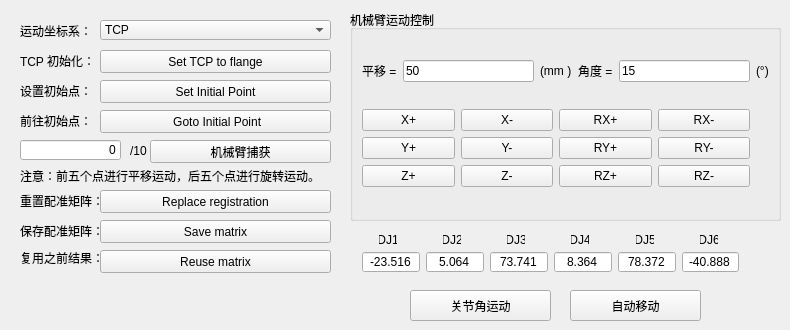
     <widget class="QWidget" name="tab_3">
      <attribute name="title">
       <string>机械臂配准</string>
      </attribute>
      <widget class="QLineEdit" name="lineEdit_collectedRoboPose">
       <property name="geometry">
        <rect>
         <x>20</x>
         <y>140</y>
         <width>101</width>
         <height>20</height>
        </rect>
       </property>
       <property name="layoutDirection">
        <enum>Qt::LeftToRight</enum>
       </property>
       <property name="text">
        <string>0</string>
       </property>
       <property name="alignment">
        <set>Qt::AlignRight|Qt::AlignTrailing|Qt::AlignVCenter</set>
       </property>
      </widget>
      <widget class="QLabel" name="label_13">
       <property name="geometry">
        <rect>
         <x>20</x>
         <y>250</y>
         <width>81</width>
         <height>16</height>
        </rect>
       </property>
       <property name="text">
        <string>复用之前结果：</string>
       </property>
      </widget>
      <widget class="QPushButton" name="pushButton_replaceRegistration">
       <property name="geometry">
        <rect>
         <x>100</x>
         <y>190</y>
         <width>231</width>
         <height>23</height>
        </rect>
       </property>
       <property name="text">
        <string>Replace registration</string>
       </property>
      </widget>
      <widget class="QLabel" name="label_11">
       <property name="geometry">
        <rect>
         <x>20</x>
         <y>160</y>
         <width>311</width>
         <height>31</height>
        </rect>
       </property>
       <property name="font">
        <font>
         <pointsize>9</pointsize>
         <weight>50</weight>
         <bold>false</bold>
        </font>
       </property>
       <property name="text">
        <string>注意：前五个点进行平移运动，后五个点进行旋转运动。</string>
       </property>
      </widget>
      <widget class="QLabel" name="label_48">
       <property name="geometry">
        <rect>
         <x>20</x>
         <y>80</y>
         <width>111</width>
         <height>21</height>
        </rect>
       </property>
       <property name="text">
        <string>设置初始点：</string>
       </property>
      </widget>
      <widget class="QLabel" name="label_49">
       <property name="geometry">
        <rect>
         <x>20</x>
         <y>50</y>
         <width>81</width>
         <height>21</height>
        </rect>
       </property>
       <property name="text">
        <string>TCP 初始化：</string>
       </property>
      </widget>
      <widget class="QPushButton" name="pushButton_setTCPToFlange">
       <property name="geometry">
        <rect>
         <x>100</x>
         <y>50</y>
         <width>231</width>
         <height>23</height>
        </rect>
       </property>
       <property name="text">
        <string>Set TCP to flange</string>
       </property>
      </widget>
      <widget class="QLabel" name="label_52">
       <property name="geometry">
        <rect>
         <x>20</x>
         <y>110</y>
         <width>81</width>
         <height>21</height>
        </rect>
       </property>
       <property name="text">
        <string>前往初始点：</string>
       </property>
      </widget>
      <widget class="QLabel" name="label_55">
       <property name="geometry">
        <rect>
         <x>130</x>
         <y>140</y>
         <width>21</width>
         <height>21</height>
        </rect>
       </property>
       <property name="text">
        <string>/10</string>
       </property>
      </widget>
      <widget class="QPushButton" name="pushButton_reuseArmMatrix">
       <property name="geometry">
        <rect>
         <x>100</x>
         <y>250</y>
         <width>231</width>
         <height>23</height>
        </rect>
       </property>
       <property name="text">
        <string>Reuse matrix</string>
       </property>
      </widget>
      <widget class="QPushButton" name="pushButton_captureRobot">
       <property name="geometry">
        <rect>
         <x>150</x>
         <y>140</y>
         <width>181</width>
         <height>23</height>
        </rect>
       </property>
       <property name="text">
        <string>机械臂捕获</string>
       </property>
      </widget>
      <widget class="QPushButton" name="pushButton_JiontAngleMotion">
       <property name="geometry">
        <rect>
         <x>410</x>
         <y>290</y>
         <width>141</width>
         <height>31</height>
        </rect>
       </property>
       <property name="text">
        <string>关节角运动</string>
       </property>
      </widget>
      <widget class="QPushButton" name="pushButton_saveArmMatrix">
       <property name="geometry">
        <rect>
         <x>100</x>
         <y>220</y>
         <width>231</width>
         <height>23</height>
        </rect>
       </property>
       <property name="text">
        <string>Save matrix</string>
       </property>
      </widget>
      <widget class="QComboBox" name="comboBox_robotMoveType">
       <property name="geometry">
        <rect>
         <x>100</x>
         <y>20</y>
         <width>231</width>
         <height>20</height>
        </rect>
       </property>
       <item>
        <property name="text">
         <string>TCP</string>
        </property>
       </item>
       <item>
        <property name="text">
         <string>Robot base</string>
        </property>
       </item>
      </widget>
      <widget class="QLabel" name="label_57">
       <property name="geometry">
        <rect>
         <x>20</x>
         <y>220</y>
         <width>101</width>
         <height>21</height>
        </rect>
       </property>
       <property name="text">
        <string>保存配准矩阵：</string>
       </property>
      </widget>
      <widget class="QLabel" name="label_58">
       <property name="geometry">
        <rect>
         <x>20</x>
         <y>190</y>
         <width>161</width>
         <height>21</height>
        </rect>
       </property>
       <property name="text">
        <string>重置配准矩阵：</string>
       </property>
      </widget>
      <widget class="QLabel" name="label_59">
       <property name="geometry">
        <rect>
         <x>20</x>
         <y>20</y>
         <width>81</width>
         <height>21</height>
        </rect>
       </property>
       <property name="text">
        <string>运动坐标系：</string>
       </property>
      </widget>
      <widget class="QPushButton" name="pushButton_AutoMoveJ">
       <property name="geometry">
        <rect>
         <x>570</x>
         <y>290</y>
         <width>131</width>
         <height>31</height>
        </rect>
       </property>
       <property name="text">
        <string>自动移动</string>
       </property>
      </widget>
      <widget class="QPushButton" name="pushButton_goToInitial">
       <property name="geometry">
        <rect>
         <x>100</x>
         <y>110</y>
         <width>231</width>
         <height>23</height>
        </rect>
       </property>
       <property name="text">
        <string> Goto Initial Point</string>
       </property>
      </widget>
      <widget class="QPushButton" name="pushButton_setInitialPoint">
       <property name="geometry">
        <rect>
         <x>100</x>
         <y>80</y>
         <width>231</width>
         <height>23</height>
        </rect>
       </property>
       <property name="text">
        <string>Set Initial Point</string>
       </property>
      </widget>
      <widget class="QGroupBox" name="groupBox_5">
       <property name="geometry">
        <rect>
         <x>350</x>
         <y>10</y>
         <width>431</width>
         <height>211</height>
        </rect>
       </property>
       <property name="title">
        <string>机械臂运动控制</string>
       </property>
       <layout class="QGridLayout" name="gridLayout_9">
        <item row="0" column="0">
         <widget class="QLabel" name="label_61">
          <property name="layoutDirection">
           <enum>Qt::LeftToRight</enum>
          </property>
          <property name="text">
           <string>平移 =</string>
          </property>
         </widget>
        </item>
        <item row="0" column="2">
         <widget class="QLabel" name="label_56">
          <property name="text">
           <string>(mm )</string>
          </property>
         </widget>
        </item>
        <item row="0" column="3">
         <widget class="QLabel" name="label_62">
          <property name="layoutDirection">
           <enum>Qt::LeftToRight</enum>
          </property>
          <property name="text">
           <string>角度 =</string>
          </property>
         </widget>
        </item>
        <item row="0" column="1">
         <widget class="QLineEdit" name="lineEdit_intuitiveValue">
          <property name="text">
           <string>50</string>
          </property>
         </widget>
        </item>
        <item row="0" column="4">
         <widget class="QLineEdit" name="lineEdit_intuitiveValue_5">
          <property name="text">
           <string>15</string>
          </property>
         </widget>
        </item>
        <item row="2" column="0" colspan="5">
         <layout class="QVBoxLayout" name="verticalLayout_2">
          <item>
           <layout class="QGridLayout" name="gridLayout_17">
            <item row="4" column="3">
             <widget class="QPushButton" name="pushButton_zm">
              <property name="text">
               <string>Z-</string>
              </property>
             </widget>
            </item>
            <item row="3" column="3">
             <widget class="QPushButton" name="pushButton_ym">
              <property name="text">
               <string>Y-</string>
              </property>
             </widget>
            </item>
            <item row="3" column="4">
             <widget class="QPushButton" name="pushButton_ryp">
              <property name="text">
               <string>RY+</string>
              </property>
             </widget>
            </item>
            <item row="3" column="5">
             <widget class="QPushButton" name="pushButton_rym">
              <property name="text">
               <string>RY-</string>
              </property>
             </widget>
            </item>
            <item row="3" column="2">
             <widget class="QPushButton" name="pushButton_yp">
              <property name="text">
               <string>Y+</string>
              </property>
             </widget>
            </item>
            <item row="1" column="3">
             <widget class="QPushButton" name="pushButton_xm">
              <property name="text">
               <string>X-</string>
              </property>
             </widget>
            </item>
            <item row="1" column="5">
             <widget class="QPushButton" name="pushButton_rxm">
              <property name="text">
               <string>RX-</string>
              </property>
             </widget>
            </item>
            <item row="4" column="5">
             <widget class="QPushButton" name="pushButton_rzm">
              <property name="text">
               <string>RZ-</string>
              </property>
             </widget>
            </item>
            <item row="1" column="4">
             <widget class="QPushButton" name="pushButton_rxp">
              <property name="text">
               <string>RX+</string>
              </property>
             </widget>
            </item>
            <item row="4" column="4">
             <widget class="QPushButton" name="pushButton_rzp">
              <property name="text">
               <string>RZ+</string>
              </property>
             </widget>
            </item>
            <item row="1" column="2">
             <widget class="QPushButton" name="pushButton_xp">
              <property name="text">
               <string>X+</string>
              </property>
             </widget>
            </item>
            <item row="4" column="2">
             <widget class="QPushButton" name="pushButton_zp">
              <property name="text">
               <string>Z+</string>
              </property>
             </widget>
            </item>
           </layout>
          </item>
         </layout>
        </item>
        <item row="0" column="5">
         <widget class="QLabel" name="label_53">
          <property name="text">
           <string>(°)</string>
          </property>
         </widget>
        </item>
       </layout>
      </widget>
      <widget class="QLineEdit" name="lineEdit_DJ1">
       <property name="geometry">
        <rect>
         <x>362</x>
         <y>252</y>
         <width>58</width>
         <height>20</height>
        </rect>
       </property>
       <property name="sizePolicy">
        <sizepolicy hsizetype="Minimum" vsizetype="Minimum">
         <horstretch>0</horstretch>
         <verstretch>0</verstretch>
        </sizepolicy>
       </property>
       <property name="layoutDirection">
        <enum>Qt::LeftToRight</enum>
       </property>
       <property name="text">
        <string>-23.516</string>
       </property>
       <property name="cursorPosition">
        <number>5</number>
       </property>
       <property name="alignment">
        <set>Qt::AlignCenter</set>
       </property>
      </widget>
      <widget class="QLineEdit" name="lineEdit_DJ2">
       <property name="geometry">
        <rect>
         <x>426</x>
         <y>252</y>
         <width>58</width>
         <height>20</height>
        </rect>
       </property>
       <property name="sizePolicy">
        <sizepolicy hsizetype="Minimum" vsizetype="Minimum">
         <horstretch>0</horstretch>
         <verstretch>0</verstretch>
        </sizepolicy>
       </property>
       <property name="text">
        <string>5.064</string>
       </property>
       <property name="alignment">
        <set>Qt::AlignCenter</set>
       </property>
      </widget>
      <widget class="QLineEdit" name="lineEdit_DJ3">
       <property name="geometry">
        <rect>
         <x>490</x>
         <y>252</y>
         <width>58</width>
         <height>20</height>
        </rect>
       </property>
       <property name="sizePolicy">
        <sizepolicy hsizetype="Minimum" vsizetype="Minimum">
         <horstretch>0</horstretch>
         <verstretch>0</verstretch>
        </sizepolicy>
       </property>
       <property name="text">
        <string>73.741</string>
       </property>
       <property name="alignment">
        <set>Qt::AlignCenter</set>
       </property>
      </widget>
      <widget class="QLineEdit" name="lineEdit_DJ4">
       <property name="geometry">
        <rect>
         <x>554</x>
         <y>252</y>
         <width>58</width>
         <height>20</height>
        </rect>
       </property>
       <property name="sizePolicy">
        <sizepolicy hsizetype="Minimum" vsizetype="Minimum">
         <horstretch>0</horstretch>
         <verstretch>0</verstretch>
        </sizepolicy>
       </property>
       <property name="text">
        <string>8.364</string>
       </property>
       <property name="alignment">
        <set>Qt::AlignCenter</set>
       </property>
      </widget>
      <widget class="QLineEdit" name="lineEdit_DJ5">
       <property name="geometry">
        <rect>
         <x>618</x>
         <y>252</y>
         <width>58</width>
         <height>20</height>
        </rect>
       </property>
       <property name="sizePolicy">
        <sizepolicy hsizetype="Minimum" vsizetype="Minimum">
         <horstretch>0</horstretch>
         <verstretch>0</verstretch>
        </sizepolicy>
       </property>
       <property name="text">
        <string>78.372</string>
       </property>
       <property name="alignment">
        <set>Qt::AlignCenter</set>
       </property>
      </widget>
      <widget class="QLineEdit" name="lineEdit_DJ6">
       <property name="geometry">
        <rect>
         <x>682</x>
         <y>252</y>
         <width>57</width>
         <height>20</height>
        </rect>
       </property>
       <property name="sizePolicy">
        <sizepolicy hsizetype="Minimum" vsizetype="Minimum">
         <horstretch>0</horstretch>
         <verstretch>0</verstretch>
        </sizepolicy>
       </property>
       <property name="text">
        <string>-40.888</string>
       </property>
       <property name="alignment">
        <set>Qt::AlignCenter</set>
       </property>
      </widget>
      <widget class="QLabel" name="label_337">
       <property name="geometry">
        <rect>
         <x>379</x>
         <y>232</y>
         <width>18</width>
         <height>16</height>
        </rect>
       </property>
       <property name="text">
        <string>DJ1</string>
       </property>
       <property name="alignment">
        <set>Qt::AlignCenter</set>
       </property>
      </widget>
      <widget class="QLabel" name="label_338">
       <property name="geometry">
        <rect>
         <x>443</x>
         <y>232</y>
         <width>18</width>
         <height>16</height>
        </rect>
       </property>
       <property name="text">
        <string>DJ2</string>
       </property>
       <property name="alignment">
        <set>Qt::AlignCenter</set>
       </property>
      </widget>
      <widget class="QLabel" name="label_354">
       <property name="geometry">
        <rect>
         <x>507</x>
         <y>232</y>
         <width>18</width>
         <height>16</height>
        </rect>
       </property>
       <property name="text">
        <string>DJ3</string>
       </property>
       <property name="alignment">
        <set>Qt::AlignCenter</set>
       </property>
      </widget>
      <widget class="QLabel" name="label_355">
       <property name="geometry">
        <rect>
         <x>571</x>
         <y>232</y>
         <width>18</width>
         <height>16</height>
        </rect>
       </property>
       <property name="text">
        <string>DJ4</string>
       </property>
       <property name="alignment">
        <set>Qt::AlignCenter</set>
       </property>
      </widget>
      <widget class="QLabel" name="label_356">
       <property name="geometry">
        <rect>
         <x>636</x>
         <y>232</y>
         <width>18</width>
         <height>16</height>
        </rect>
       </property>
       <property name="text">
        <string>DJ5</string>
       </property>
       <property name="alignment">
        <set>Qt::AlignCenter</set>
       </property>
      </widget>
      <widget class="QLabel" name="label_357">
       <property name="geometry">
        <rect>
         <x>700</x>
         <y>232</y>
         <width>18</width>
         <height>16</height>
        </rect>
       </property>
       <property name="text">
        <string>DJ6</string>
       </property>
       <property name="alignment">
        <set>Qt::AlignCenter</set>
       </property>
      </widget>
     </widget>
